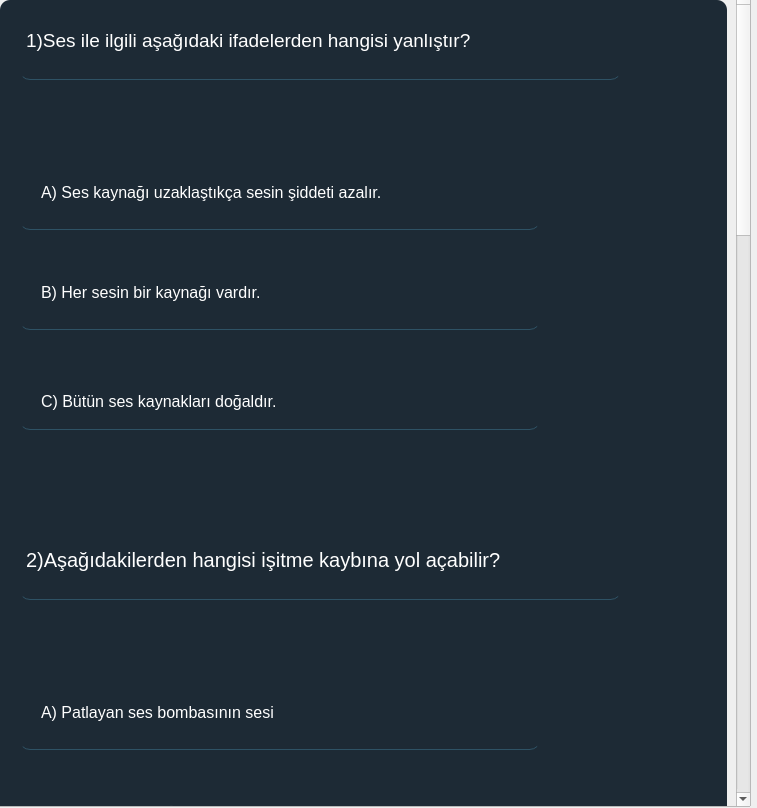
<?xml version="1.0" encoding="UTF-8"?>
<ui version="4.0">
 <class>Form</class>
 <widget class="QWidget" name="Form">
  <property name="geometry">
   <rect>
    <x>0</x>
    <y>0</y>
    <width>757</width>
    <height>808</height>
   </rect>
  </property>
  <property name="windowTitle">
   <string>Form</string>
  </property>
  <widget class="QScrollArea" name="scrollArea">
   <property name="geometry">
    <rect>
     <x>-10</x>
     <y>-10</y>
     <width>761</width>
     <height>817</height>
    </rect>
   </property>
   <property name="styleSheet">
    <string notr="true"/>
   </property>
   <property name="widgetResizable">
    <bool>true</bool>
   </property>
   <widget class="QWidget" name="scrollAreaWidgetContents">
    <property name="geometry">
     <rect>
      <x>0</x>
      <y>0</y>
      <width>738</width>
      <height>2792</height>
     </rect>
    </property>
    <layout class="QVBoxLayout" name="verticalLayout_2">
     <item>
      <widget class="QFrame" name="frame">
       <property name="minimumSize">
        <size>
         <width>0</width>
         <height>2770</height>
        </size>
       </property>
       <property name="styleSheet">
        <string notr="true">background-color:rgba(16,30,41,240);
border-radius:10px;



</string>
       </property>
       <property name="frameShape">
        <enum>QFrame::StyledPanel</enum>
       </property>
       <property name="frameShadow">
        <enum>QFrame::Raised</enum>
       </property>
       <widget class="QRadioButton" name="radioButton_10">
        <property name="geometry">
         <rect>
          <x>20</x>
          <y>1840</y>
          <width>520</width>
          <height>50</height>
         </rect>
        </property>
        <property name="font">
         <font>
          <pointsize>12</pointsize>
         </font>
        </property>
        <property name="styleSheet">
         <string notr="true">background-color:rgba(0,0,0,0);
border:1px solid rgba(0,0,0,0);
border-bottom-color:rgba(46,82,101,255);
color:rgb(255,255,255);
padding-bottom:7px
</string>
        </property>
        <property name="text">
         <string>B) Cisimleri daha iyi görürüz.
</string>
        </property>
       </widget>
       <widget class="QRadioButton" name="radioButton_11">
        <property name="geometry">
         <rect>
          <x>20</x>
          <y>2360</y>
          <width>520</width>
          <height>50</height>
         </rect>
        </property>
        <property name="font">
         <font>
          <pointsize>12</pointsize>
         </font>
        </property>
        <property name="styleSheet">
         <string notr="true">background-color:rgba(0,0,0,0);
border:1px solid rgba(0,0,0,0);
border-bottom-color:rgba(46,82,101,255);
color:rgb(255,255,255);
padding-bottom:7px
</string>
        </property>
        <property name="text">
         <string>B) göz ve kulak
</string>
        </property>
       </widget>
       <widget class="QRadioButton" name="radioButton_3">
        <property name="geometry">
         <rect>
          <x>20</x>
          <y>380</y>
          <width>520</width>
          <height>50</height>
         </rect>
        </property>
        <property name="font">
         <font>
          <pointsize>12</pointsize>
         </font>
        </property>
        <property name="styleSheet">
         <string notr="true">background-color:rgba(0,0,0,0);
border:1px solid rgba(0,0,0,0);
border-bottom-color:rgba(46,82,101,255);
color:rgb(255,255,255);
padding-bottom:7px
</string>
        </property>
        <property name="text">
         <string>C) Bütün ses kaynakları doğaldır.</string>
        </property>
       </widget>
       <widget class="QRadioButton" name="radioButton_7">
        <property name="geometry">
         <rect>
          <x>20</x>
          <y>2260</y>
          <width>520</width>
          <height>50</height>
         </rect>
        </property>
        <property name="font">
         <font>
          <pointsize>12</pointsize>
         </font>
        </property>
        <property name="styleSheet">
         <string notr="true">background-color:rgba(0,0,0,0);
border:1px solid rgba(0,0,0,0);
border-bottom-color:rgba(46,82,101,255);
color:rgb(255,255,255);
padding-bottom:7px
</string>
        </property>
        <property name="text">
         <string>A) kulak ve burun
</string>
        </property>
       </widget>
       <widget class="QRadioButton" name="radioButton_15">
        <property name="geometry">
         <rect>
          <x>20</x>
          <y>2460</y>
          <width>520</width>
          <height>50</height>
         </rect>
        </property>
        <property name="font">
         <font>
          <pointsize>12</pointsize>
         </font>
        </property>
        <property name="styleSheet">
         <string notr="true">background-color:rgba(0,0,0,0);
border:1px solid rgba(0,0,0,0);
border-bottom-color:rgba(46,82,101,255);
color:rgb(255,255,255);
padding-bottom:7px
</string>
        </property>
        <property name="text">
         <string>C) göz ve burun</string>
        </property>
       </widget>
       <widget class="QLabel" name="label_5">
        <property name="geometry">
         <rect>
          <x>20</x>
          <y>2110</y>
          <width>601</width>
          <height>50</height>
         </rect>
        </property>
        <property name="font">
         <font>
          <pointsize>8</pointsize>
         </font>
        </property>
        <property name="styleSheet">
         <string notr="true">background-color:rgba(0,0,0,0);
border:1px solid rgba(0,0,0,0);
border-bottom-color:rgba(46,82,101,255);
color:rgb(255,255,255);
padding-bottom:7px</string>
        </property>
        <property name="text">
         <string>5)Çevremizdeki ışık ve sesleri algılamamızı sağlayan duyu organlarımız aşağıdakilerden hangileridir?
</string>
        </property>
       </widget>
       <widget class="QRadioButton" name="radioButton_6">
        <property name="geometry">
         <rect>
          <x>20</x>
          <y>1740</y>
          <width>520</width>
          <height>50</height>
         </rect>
        </property>
        <property name="font">
         <font>
          <pointsize>12</pointsize>
         </font>
        </property>
        <property name="styleSheet">
         <string notr="true">background-color:rgba(0,0,0,0);
border:1px solid rgba(0,0,0,0);
border-bottom-color:rgba(46,82,101,255);
color:rgb(255,255,255);
padding-bottom:7px
</string>
        </property>
        <property name="text">
         <string>A) Görme olayı gerçekleşmez.
</string>
        </property>
       </widget>
       <widget class="QRadioButton" name="radioButton_5">
        <property name="geometry">
         <rect>
          <x>20</x>
          <y>1220</y>
          <width>520</width>
          <height>50</height>
         </rect>
        </property>
        <property name="font">
         <font>
          <pointsize>12</pointsize>
         </font>
        </property>
        <property name="styleSheet">
         <string notr="true">background-color:rgba(0,0,0,0);
border:1px solid rgba(0,0,0,0);
border-bottom-color:rgba(46,82,101,255);
color:rgb(255,255,255);
padding-bottom:7px
</string>
        </property>
        <property name="text">
         <string>A) Arabadan çıkan sesi daha iyi duyabiliyorum.
</string>
        </property>
       </widget>
       <widget class="QRadioButton" name="radioButton_2">
        <property name="geometry">
         <rect>
          <x>20</x>
          <y>280</y>
          <width>520</width>
          <height>50</height>
         </rect>
        </property>
        <property name="font">
         <font>
          <pointsize>12</pointsize>
         </font>
        </property>
        <property name="styleSheet">
         <string notr="true">background-color:rgba(0,0,0,0);
border:1px solid rgba(0,0,0,0);
border-bottom-color:rgba(46,82,101,255);
color:rgb(255,255,255);
padding-bottom:7px
</string>
        </property>
        <property name="text">
         <string>B) Her sesin bir kaynağı vardır.
</string>
        </property>
       </widget>
       <widget class="QRadioButton" name="radioButton_14">
        <property name="geometry">
         <rect>
          <x>20</x>
          <y>1940</y>
          <width>520</width>
          <height>50</height>
         </rect>
        </property>
        <property name="font">
         <font>
          <pointsize>12</pointsize>
         </font>
        </property>
        <property name="styleSheet">
         <string notr="true">background-color:rgba(0,0,0,0);
border:1px solid rgba(0,0,0,0);
border-bottom-color:rgba(46,82,101,255);
color:rgb(255,255,255);
padding-bottom:7px
</string>
        </property>
        <property name="text">
         <string>C) Duyma becerimizi kaybederiz.</string>
        </property>
       </widget>
       <widget class="QLabel" name="label_4">
        <property name="geometry">
         <rect>
          <x>20</x>
          <y>1070</y>
          <width>601</width>
          <height>50</height>
         </rect>
        </property>
        <property name="font">
         <font>
          <pointsize>15</pointsize>
         </font>
        </property>
        <property name="styleSheet">
         <string notr="true">background-color:rgba(0,0,0,0);
border:1px solid rgba(0,0,0,0);
border-bottom-color:rgba(46,82,101,255);
color:rgb(255,255,255);
padding-bottom:7px</string>
        </property>
        <property name="text">
         <string>3)Aşağıdakilerden hangisinde ses kaynağı kişiden uzaklaşmıştır?
</string>
        </property>
       </widget>
       <widget class="QRadioButton" name="radioButton_8">
        <property name="geometry">
         <rect>
          <x>20</x>
          <y>800</y>
          <width>520</width>
          <height>50</height>
         </rect>
        </property>
        <property name="font">
         <font>
          <pointsize>12</pointsize>
         </font>
        </property>
        <property name="styleSheet">
         <string notr="true">background-color:rgba(0,0,0,0);
border:1px solid rgba(0,0,0,0);
border-bottom-color:rgba(46,82,101,255);
color:rgb(255,255,255);
padding-bottom:7px
</string>
        </property>
        <property name="text">
         <string>B) Havlayan köpeğin sesi
</string>
        </property>
       </widget>
       <widget class="QLabel" name="label_3">
        <property name="geometry">
         <rect>
          <x>20</x>
          <y>1590</y>
          <width>601</width>
          <height>50</height>
         </rect>
        </property>
        <property name="font">
         <font>
          <pointsize>12</pointsize>
         </font>
        </property>
        <property name="styleSheet">
         <string notr="true">background-color:rgba(0,0,0,0);
border:1px solid rgba(0,0,0,0);
border-bottom-color:rgba(46,82,101,255);
color:rgb(255,255,255);
padding-bottom:7px</string>
        </property>
        <property name="text">
         <string>4)Aşağıdakilerden hangisi ışığın olmadığı durumlarda yaşanabilir?
</string>
        </property>
       </widget>
       <widget class="QLabel" name="label_2">
        <property name="geometry">
         <rect>
          <x>20</x>
          <y>550</y>
          <width>601</width>
          <height>50</height>
         </rect>
        </property>
        <property name="font">
         <font>
          <pointsize>15</pointsize>
         </font>
        </property>
        <property name="styleSheet">
         <string notr="true">background-color:rgba(0,0,0,0);
border:1px solid rgba(0,0,0,0);
border-bottom-color:rgba(46,82,101,255);
color:rgb(255,255,255);
padding-bottom:7px</string>
        </property>
        <property name="text">
         <string>2)Aşağıdakilerden hangisi işitme kaybına yol açabilir?
</string>
        </property>
       </widget>
       <widget class="QRadioButton" name="radioButton_9">
        <property name="geometry">
         <rect>
          <x>20</x>
          <y>1320</y>
          <width>520</width>
          <height>50</height>
         </rect>
        </property>
        <property name="font">
         <font>
          <pointsize>12</pointsize>
         </font>
        </property>
        <property name="styleSheet">
         <string notr="true">background-color:rgba(0,0,0,0);
border:1px solid rgba(0,0,0,0);
border-bottom-color:rgba(46,82,101,255);
color:rgb(255,255,255);
padding-bottom:7px
</string>
        </property>
        <property name="text">
         <string>B) Uçak sesi duymaya başladım.
</string>
        </property>
       </widget>
       <widget class="QLabel" name="label">
        <property name="geometry">
         <rect>
          <x>20</x>
          <y>30</y>
          <width>601</width>
          <height>50</height>
         </rect>
        </property>
        <property name="font">
         <font>
          <pointsize>14</pointsize>
         </font>
        </property>
        <property name="styleSheet">
         <string notr="true">background-color:rgba(0,0,0,0);
border:1px solid rgba(0,0,0,0);
border-bottom-color:rgba(46,82,101,255);
color:rgb(255,255,255);
padding-bottom:7px</string>
        </property>
        <property name="text">
         <string>1)Ses ile ilgili aşağıdaki ifadelerden hangisi yanlıştır?
</string>
        </property>
       </widget>
       <widget class="QRadioButton" name="radioButton_4">
        <property name="geometry">
         <rect>
          <x>20</x>
          <y>700</y>
          <width>520</width>
          <height>50</height>
         </rect>
        </property>
        <property name="font">
         <font>
          <pointsize>12</pointsize>
         </font>
        </property>
        <property name="styleSheet">
         <string notr="true">background-color:rgba(0,0,0,0);
border:1px solid rgba(0,0,0,0);
border-bottom-color:rgba(46,82,101,255);
color:rgb(255,255,255);
padding-bottom:7px
</string>
        </property>
        <property name="text">
         <string>A) Patlayan ses bombasının sesi
</string>
        </property>
       </widget>
       <widget class="QRadioButton" name="radioButton_13">
        <property name="geometry">
         <rect>
          <x>20</x>
          <y>1420</y>
          <width>520</width>
          <height>50</height>
         </rect>
        </property>
        <property name="font">
         <font>
          <pointsize>12</pointsize>
         </font>
        </property>
        <property name="styleSheet">
         <string notr="true">background-color:rgba(0,0,0,0);
border:1px solid rgba(0,0,0,0);
border-bottom-color:rgba(46,82,101,255);
color:rgb(255,255,255);
padding-bottom:7px
</string>
        </property>
        <property name="text">
         <string>C) Söylediklerini artık duyamıyorum.</string>
        </property>
       </widget>
       <widget class="QRadioButton" name="radioButton_12">
        <property name="geometry">
         <rect>
          <x>20</x>
          <y>900</y>
          <width>520</width>
          <height>50</height>
         </rect>
        </property>
        <property name="font">
         <font>
          <pointsize>12</pointsize>
         </font>
        </property>
        <property name="styleSheet">
         <string notr="true">background-color:rgba(0,0,0,0);
border:1px solid rgba(0,0,0,0);
border-bottom-color:rgba(46,82,101,255);
color:rgb(255,255,255);
padding-bottom:7px
</string>
        </property>
        <property name="text">
         <string>C) Ötüşen kuşların sesi</string>
        </property>
       </widget>
       <widget class="QRadioButton" name="radioButton">
        <property name="geometry">
         <rect>
          <x>20</x>
          <y>180</y>
          <width>520</width>
          <height>50</height>
         </rect>
        </property>
        <property name="font">
         <font>
          <pointsize>12</pointsize>
         </font>
        </property>
        <property name="styleSheet">
         <string notr="true">background-color:rgba(0,0,0,0);
border:1px solid rgba(0,0,0,0);
border-bottom-color:rgba(46,82,101,255);
color:rgb(255,255,255);
padding-bottom:7px
</string>
        </property>
        <property name="text">
         <string>A) Ses kaynağı uzaklaştıkça sesin şiddeti azalır.
</string>
        </property>
       </widget>
      </widget>
     </item>
    </layout>
   </widget>
  </widget>
 </widget>
 <resources/>
 <connections/>
</ui>
